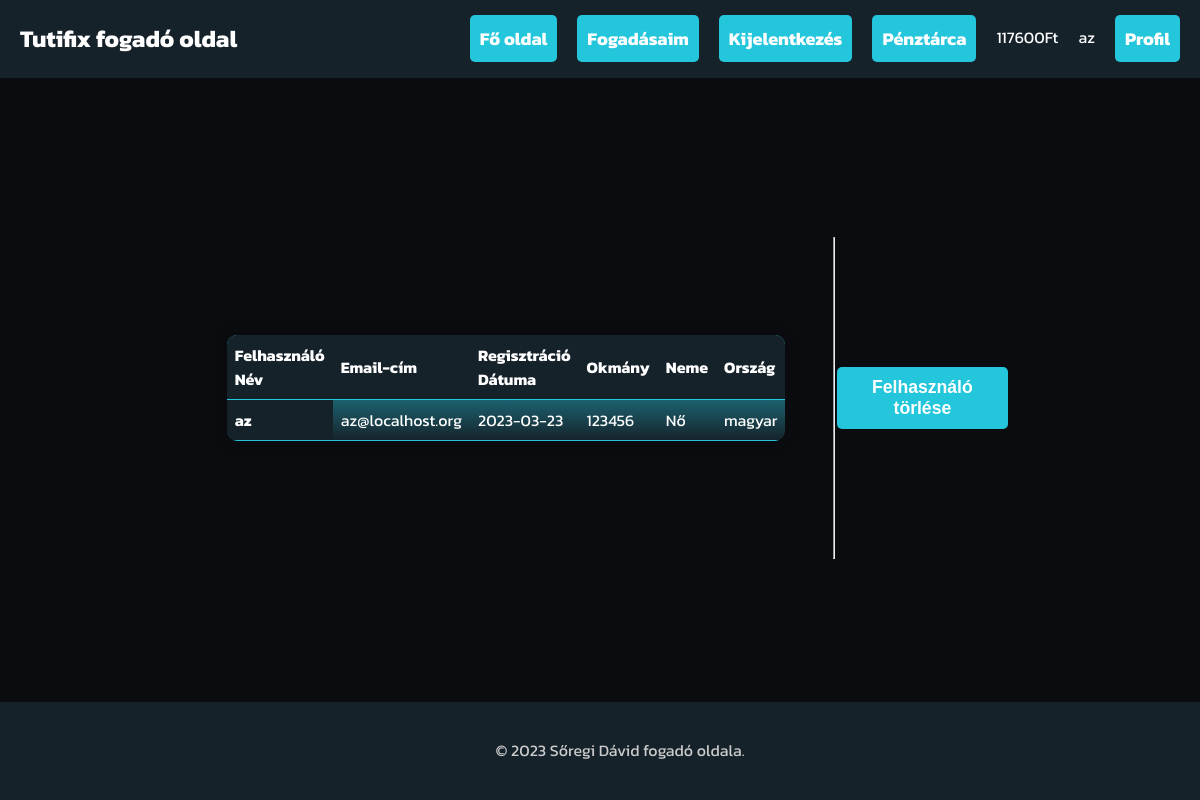
Page /Fogadás_web/profil.php (signed in) on the committed database.
### tables this page shows
CREATE TABLE `penztarca` (
  `felhasz_id` int(11) NOT NULL,
  `penztarca_id` int(11) NOT NULL,
  `egyenleg` double NOT NULL
);

CREATE TABLE `felhasznaloi_adatok` (
  `felhasz_id` int(11) NOT NULL,
  `felhasz_nev` varchar(255) NOT NULL,
  `email` varchar(255) NOT NULL,
  `jelszo` varchar(255) NOT NULL,
  `hash` varchar(255) NOT NULL,
  `reg_datum` date NOT NULL,
  `okmany` varchar(255) NOT NULL,
  `neme` varchar(255) NOT NULL,
  `orszag` varchar(255) NOT NULL
);

### Fogadás_web/database.php (called while the page is built, shortened)
<?php
$db = new Database();
class Database {
    private $database = 'fogadas_zaro';
    private $host = 'localhost';
    private $user = 'root';
    private $password = '';
    protected $dbc = null;
    public function security($data){
        return htmlspecialchars(trim($data));
    }
    public function __construct() {
        try {
            $this->dbc = new mysqli($this->host, $this->user, $this->password, $this->database);
            $this->dbc->set_charset('utf8');
        } catch (mysqli_sql_exception $exc) {
            echo "Kapcsolódási hiba:" . $exc->getMessage();
        }
    }
    public function RunSQL($sql) {
        try {
            $utasitas = $this->dbc->prepare($sql);
            $utasitas->execute();
        } catch (mysqli_sql_exception $exc) {
            echo "Lekérdezési hiba: " . $exc->getMessage();
        }
        $result = $utasitas->get_result();
        if ($result) {
            return $result;
        } else {
            return $utasitas->affected_rows;
        }
    }
}?>

### Fogadás_web/profil.php (the view, shortened to what this page needs)
<?php include('header.php');
$sql = "SELECT `felhasz_nev`, `email`,  `reg_datum`, `okmany`, `neme`, `orszag` FROM `felhasznaloi_adatok` WHERE felhasz_id = " . $_SESSION['felhasz_id'] . ";";
$result = $db->RunSQL($sql);
$adatok = $result->fetch_all();
?>
<body>
    <main>
        <div class="kozepre">
            <div class="table-container">
                <table class="table">
                    <thead>
                        <th>Felhasználó Név</th>
                        <th>Email-cím</th>
                        <th>Regisztráció Dátuma</th>
                        <th>Okmány</th>
                        <th>Neme</th>
                        <th>Ország</th>
                    </thead>
                    <tbody>
                        <tr>
                            <th>
                                <?= $adatok[0][0]; ?>
                            </th>
                            <td>
                                <?= $adatok[0][1]; ?>
                            </td>
                            <td>
                                <?= $adatok[0][2]; ?>
                            </td>
                            <td>
                                <?= $adatok[0][3]; ?>
                            </td>
                            <td>
                                <?= $adatok[0][4]; ?>
                            </td>
                            <td>
                                <?= $adatok[0][5]; ?>
                            </td>
                        </tr>
                    </tbody>
                </table>
            </div>
            <hr class="hr2">
            <form method="POST">
                <button type="submit" name="delete_user" id="add">Felhasználó törlése</button>
            </form>
        </div>
    </main>
</body>
<div class="row">
    <footer class="lent">
        <p>&copy; 2023 Sőregi Dávid fogadó oldala.</p>
    </footer>
</div>

### Fogadás_web/header.php (shortened to what this page needs)
<?php
include('database.php');
if (isset($_SESSION['felhasz_id']) ? $_SESSION['felhasz_id'] = $db->security($_SESSION['felhasz_id']) : $_SESSION['felhasz_id'] = "") {
  $sql2 = "SELECT egyenleg FROM penztarca WHERE felhasz_id = " . $_SESSION['felhasz_id'] . ";";
  $result2 = $db->RunSQL($sql2);
}
?>
<!DOCTYPE html>
<html lang="hu">
<head>
  <link href="kinezet.css?<?php echo time(); ?>" rel="stylesheet">
</head>
<body>
  <div id="refresh">
  <div class="container">
    <div class="row">
      <header>
        <h1>Tutifix fogadó oldal</h1>
        <nav>
          <ul>
            <li><a href="Foldal.php" class="navbutton">Fő oldal</a></li>
            <?php
            if (isset($_SESSION['felhasz_id']) ? $_SESSION['felhasz_id'] = $db->security($_SESSION['felhasz_id']) : $_SESSION['felhasz_id'] = "") { ?>
              <li><a href="fogadasok.php" class="navbutton">Fogadásaim</a></li>
            <?php } ?>
            <?php if (isset($_SESSION['felhasz_nev'])): ?>
              <li><a href="logout.php" role="button" class="navbutton">Kijelentkezés</a></li>
              <li><a href="penztarca.php" class="navbutton">Pénztárca</a></li>
              <?php while ($row = $result2->fetch_assoc()): ?>
                <li>
                  <?= $row['egyenleg']; ?>Ft
                </li>
              <?php endwhile; ?>
              <li>
                <?= $_SESSION['felhasz_nev']; ?>
              </li>
              <li>
              <a href="profil.php" class="navbutton">Profil</a>
              </li>
            <?php else: ?>
              <li><a href="register.php" class="navbutton">Regisztráció</a></li>
              <li><a href="login.php" class="navbutton">Bejelentkezés</a></li>
            <?php endif; ?>
          </ul>
        </nav>
      </header>
    </div>
  </div>

### Fogadás_web/kinezet.css (style rules this page uses)
body { background-color: #0b0c10; color: #fff; font-family: 'Kanit', sans-serif; font-size: 16px; line-height: 1.6; margin: 0; }
.hr2 { height: 50%; }
.table { border-collapse: collapse; margin-bottom: 30px; width: 100%; max-width: 800px; font-size: 16px; font-weight: 400; line-height: 1.5; color: #333; border-radius: 5px; overflow: hidden; box-shadow: 0 0 20px rgba(0, 0, 0, 0.1); }
.kozepre { display: flex; justify-content: center; align-items: center; height: 80vh; margin-left: 15%; margin-right: 15%; }
.table-container { display: flex; flex-wrap: wrap; justify-content:space-around; }
.lent { position: fixed; left: 0; bottom: 0; width: 100%; text-align: center; }
.table { width: 50%; margin-bottom: 20px; border-collapse: collapse; border-radius: 10px; background: linear-gradient(360deg ,#16222a, #24c6dc); color: white; }
.table th, .table td { padding: 8px; text-align: left; border-bottom: 1px solid #24c6dc; }
.table th { background: linear-gradient( #16222a, #16222a); font-weight: bold; }
.navbutton { text-decoration: none; font-weight: bold; padding: 10px; color: white; background-color: #24c6dc; border-radius: 5px; }
header { align-items: center; display: flex; justify-content: space-between; padding: 20px; background-color: #16222a; font-family: 'Kanit', sans-serif; }
header h1 { font-size: 24px; margin: 0; }
header nav ul { display: flex; list-style: none; margin: 0; padding: 0; }
header nav li { margin-right: 20px; }
header nav li:last-child { margin-right: 0; }
header nav a { font-size: 18px; }
footer { background-color: #16222a; color: #ccc; padding: 20px; text-align: center; }
p,a { text-align: center; }
a { text-decoration: none; color: #24c6dc; }
#card-number,#name-text,#valid-thru-text,#add,#cvv-text { border: 0; border-radius: 5px; padding: 10px; background-color: #333333; color: white; font-weight: 600; font-size: 1.1rem; outline: 0; width: 90%; }
#add { width: 93.5%; background-color: #24c6dc; }

### rows in the picture
penztarca: egyenleg "117600"
felhasznaloi_adatok: felhasz_nev "az", email "az@localhost.org", reg_datum "2023-03-23", okmany "123456", neme "Nő", orszag "magyar"

### other values in the picture
$_SESSION['felhasz_nev'] "az"
